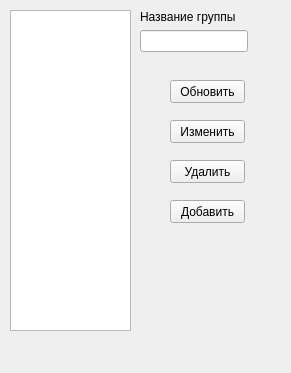
<?xml version="1.0" encoding="UTF-8"?>
<ui version="4.0">
 <class>tableGroups</class>
 <widget class="QWidget" name="tableGroups">
  <property name="geometry">
   <rect>
    <x>0</x>
    <y>0</y>
    <width>291</width>
    <height>373</height>
   </rect>
  </property>
  <property name="windowTitle">
   <string>Группы</string>
  </property>
  <widget class="QPushButton" name="update">
   <property name="geometry">
    <rect>
     <x>170</x>
     <y>80</y>
     <width>75</width>
     <height>23</height>
    </rect>
   </property>
   <property name="text">
    <string>Обновить</string>
   </property>
  </widget>
  <widget class="QTableView" name="tableView">
   <property name="geometry">
    <rect>
     <x>10</x>
     <y>10</y>
     <width>121</width>
     <height>321</height>
    </rect>
   </property>
  </widget>
  <widget class="QPushButton" name="Change">
   <property name="geometry">
    <rect>
     <x>170</x>
     <y>120</y>
     <width>75</width>
     <height>23</height>
    </rect>
   </property>
   <property name="text">
    <string>Изменить</string>
   </property>
  </widget>
  <widget class="QPushButton" name="Add">
   <property name="geometry">
    <rect>
     <x>170</x>
     <y>200</y>
     <width>75</width>
     <height>23</height>
    </rect>
   </property>
   <property name="text">
    <string>Добавить</string>
   </property>
  </widget>
  <widget class="QPushButton" name="Delete">
   <property name="geometry">
    <rect>
     <x>170</x>
     <y>160</y>
     <width>75</width>
     <height>23</height>
    </rect>
   </property>
   <property name="text">
    <string>Удалить</string>
   </property>
  </widget>
  <widget class="QWidget" name="layoutWidget">
   <property name="geometry">
    <rect>
     <x>140</x>
     <y>10</y>
     <width>141</width>
     <height>51</height>
    </rect>
   </property>
   <layout class="QFormLayout" name="formLayout">
    <item row="0" column="0">
     <widget class="QLabel" name="label">
      <property name="text">
       <string>Название группы</string>
      </property>
     </widget>
    </item>
    <item row="1" column="0">
     <widget class="QLineEdit" name="lineEdit"/>
    </item>
   </layout>
  </widget>
 </widget>
 <resources/>
 <connections/>
</ui>
